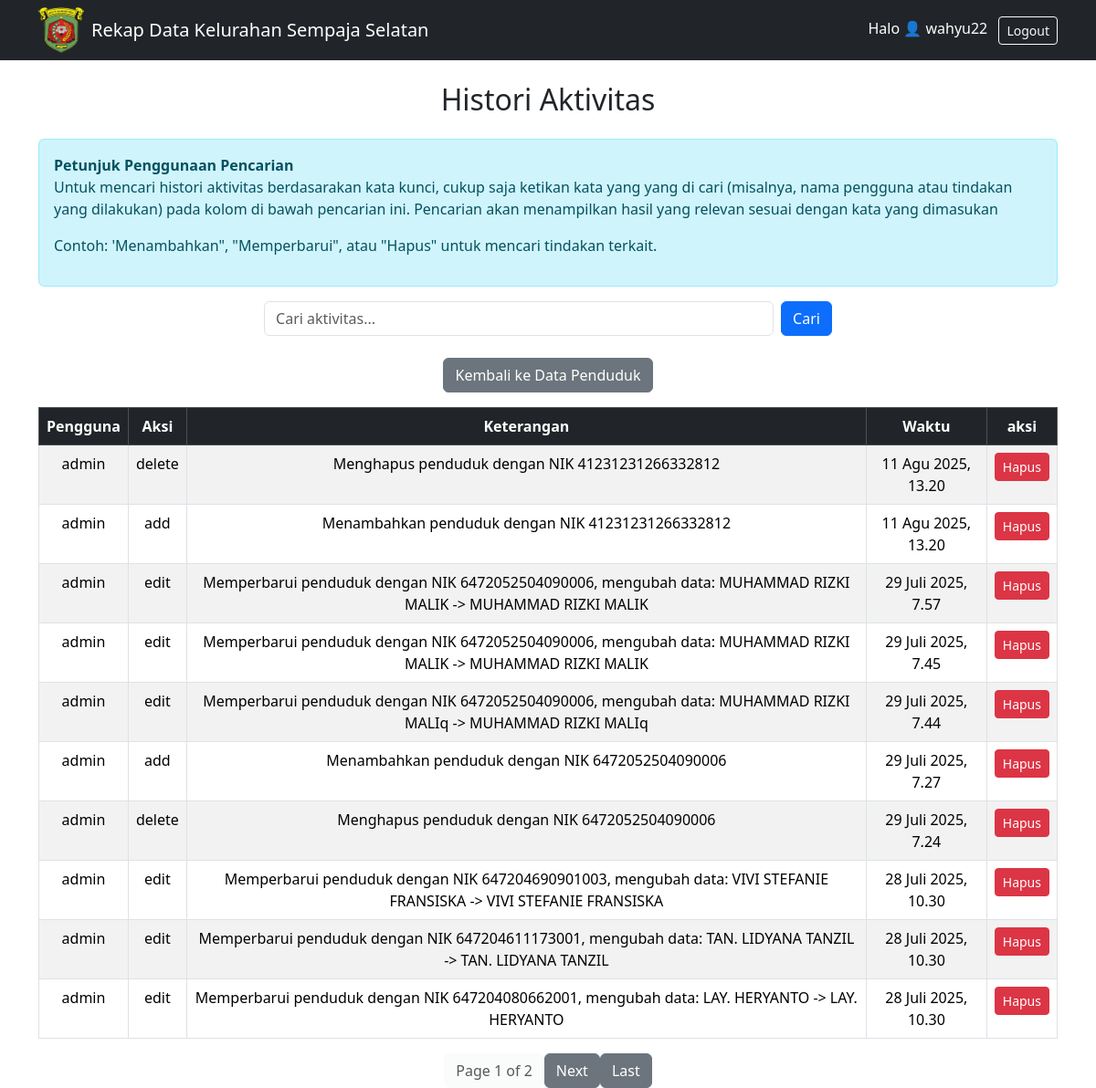
The page /Histori/ (signed in) on the database as committed earlier.
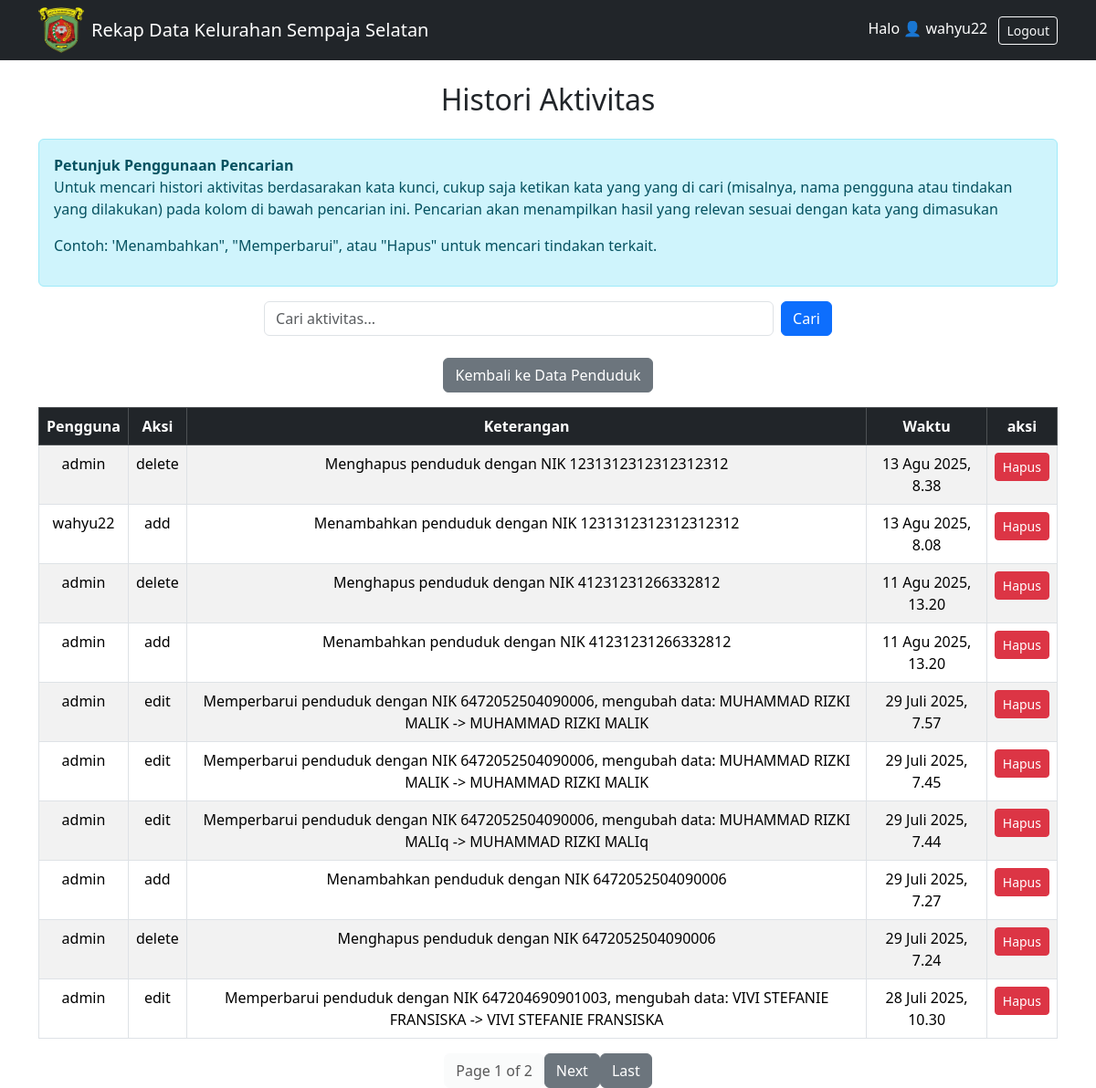
The same page on the database as committed later.
### rekap/models.py (models this page shows, shortened)
class Histori(models.Model):
    ACTION_CHOICES = [
        ('add', 'Add'),
        ('edit', 'Edit'),
        ('delete', 'Delete'),
    ]
    user = models.ForeignKey(User, on_delete=models.CASCADE)  # Pengguna yang melakukan aksi
    action = models.CharField(max_length=20, choices=ACTION_CHOICES)  # Jenis aksi
    object_type = models.CharField(max_length=100)  # Jenis objek yang diubah
    object_id = models.PositiveIntegerField()  # ID objek yang diubah
    timestamp = models.DateTimeField(default=timezone.now)  # Waktu tindakan dilakukan
    details = models.TextField(null=True, blank=True)  # Rincian tentang tindakan

### rekap/views.py (the view)
# urls.py: path('Histori/', views.histori_aktivitas, name='histori_aktivitas'),
@login_required
def histori_aktivitas(request):
    if request.GET.get('q'):
        historis = Histori.objects.filter(details__icontains=request.GET['q']).order_by('-timestamp')  # jika ingin filter pencarian
    else:
        historis = Histori.objects.all().order_by('-timestamp')  # untuk ambil semua data histori yang ada
    paginator = Paginator(historis, 10)
    page = request.GET.get('page')
    historis = paginator.get_page(page)
    return render(request, 'rekap/histori.html', {'historis': historis})

### rekap/templates/rekap/Histori.html (shortened to what this page needs)
{% extends 'rekap/home.html' %}
{% block content %}
<h2 class="text-center mb-4">Histori Aktivitas</h2>
<div class="alert alert-info mb-3">
    <strong>Petunjuk Penggunaan Pencarian</strong>
    <p>Untuk mencari histori aktivitas berdasarakan kata kunci, cukup saja ketikan kata yang yang di cari (misalnya, nama pengguna atau tindakan yang dilakukan) pada kolom di bawah pencarian ini. Pencarian akan menampilkan hasil yang relevan sesuai dengan kata yang dimasukan</p>
    <p>Contoh: 'Menambahkan", "Memperbarui", atau "Hapus" untuk mencari tindakan terkait.</p>
</div>
<form method="get" class="d-flex justify-content-center mb-3">
    <input type="text" name="q" class="form-control w-50 me-2" placeholder="Cari aktivitas..." value="{{ request.GET.q }}">
    <button type="submit" class="btn btn-primary">Cari</button>
</form>
<div class="text-center mt-4">
    <a href="{% url 'list_penduduk' %}" class="btn btn-secondary mb-3">
         Kembali ke Data Penduduk
    </a>
<table class="table table-striped table-bordered">
    <thead class="table-dark">
        <tr class="text-center">
            <th>Pengguna</th>
            <th>Aksi</th>
            <th>Keterangan</th>
            <th>Waktu</th>
            <th>aksi</th>
        </tr>
    </thead>
    <tbody>
        {% for histori in historis %}
        <tr class="text-center">
            <td>{{ histori.user.username }}</td>
            <td>{{ histori.action }}</td>
            <td>{{ histori.details }}</td>
            <td>{{ histori.timestamp }}</td>
            <td>
                <a href="{% url 'hapus_histori' histori.pk %}" class="btn btn-danger btn-sm" onclick="return confirm('Yakin ingin menghapus histori ini?')">Hapus</a>
            </td>
        </tr>
        {% empty %}
        <tr>
            <td colspan="4" class="text-center">Tidak ada histori aktivitas.</td>
        </tr>
        {% endfor %}
    </tbody>
</table>
<div class="d-flex justify-content-center">
    <span class="btn btn-light disabled">Page {{ historis.number }} of {{ historis.paginator.num_pages }}</span>
    {% if historis.has_next %}
        <a class="btn btn-secondary" href="?page={{ historis.next_page_number }}">Next</a>
        <a class="btn btn-secondary" href="?page={{ historis.paginator.num_pages }}">Last</a>
    {% endif %}
</div>
{% endblock %}

### rekap/templates/rekap/home.html (shortened to what this page needs)
<!DOCTYPE html>
<html>
<head>
    {% load static %}
    <link href="https://cdn.jsdelivr.net/npm/bootstrap@5.3.2/dist/css/bootstrap.min.css" rel="stylesheet">
</head>
<body>
<nav class="navbar navbar-expand-lg navbar-dark bg-dark">
    <div class="container">
        <img src="{% static 'rekap/samarinda.png' %}" alt="Logo Samarinda" width="50" height="50" class="me-2">
        <a class="navbar-brand" href="{% url 'list_penduduk' %}">Rekap Data Kelurahan Sempaja Selatan</a>
        <div class="ms-auto">
            {% if user.is_authenticated %}
                <span class="text-white me-2">Halo 👤 {{ user.username }}</span>
                <form action="{% url 'logout' %}" method="post" style="display:inline;">
                    <button type="submit" class="btn btn-outline-light btn-sm">Logout</button>
                </form>
            {% endif %}
        </div>
    </div>
</nav>
<div class="container mt-4">
    {% block content %}
    {% endblock %}
</div>
</body>
</html>

Rows that differ between the two databases and show on the page:
no longer on this page (row unchanged): Histori: user.username "admin", action "edit", details "Memperbarui penduduk dengan NIK 647204611173001, mengubah data: TAN. LIDYANA TANZIL -> TAN. LIDYANA TANZIL", timestamp "28 Juli 2025, 10.30"
no longer on this page (row unchanged): Histori: user.username "admin", action "edit", details "Memperbarui penduduk dengan NIK 647204080662001, mengubah data: LAY. HERYANTO -> LAY. HERYANTO", timestamp "28 Juli 2025, 10.30"
added Histori: user.username "admin", action "delete", details "Menghapus penduduk dengan NIK 1231312312312312312", timestamp "13 Agu 2025, 8.38"
added Histori: user.username "wahyu22", action "add", details "Menambahkan penduduk dengan NIK 1231312312312312312", timestamp "13 Agu 2025, 8.08"
